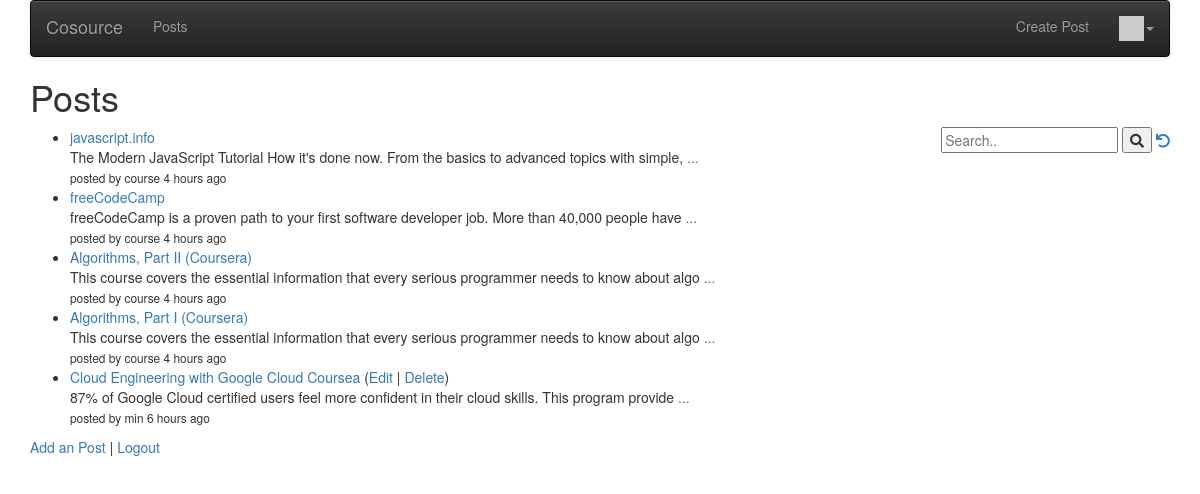
The page /post (signed in) on the database its author committed.
### posts/models.py (models this page shows, shortened)
class Post(models.Model):
    title = models.CharField(
        max_length=200,
        validators=[MinLengthValidator(2, "Title must be greater than 2 characters")]
    )
    price = models.DecimalField(max_digits=7, decimal_places=2, null=True)
    text = models.TextField()
    owner = models.ForeignKey(settings.AUTH_USER_MODEL, on_delete=models.CASCADE, related_name='post_owner')
    created_at = models.DateTimeField(auto_now_add=True)
    updated_at = models.DateTimeField(auto_now=True)
    picture = models.BinaryField(null=True, editable=True)
    content_type = models.CharField(max_length=256, null=True, help_text='The MIMEType of the file')
    comments = models.ManyToManyField(settings.AUTH_USER_MODEL,
                                      through='Comment', related_name='comments_owned')

### posts/views.py (the view)
# urls.py: path('post', views.PostListView.as_view(), name='all'),
class PostListView(View):
    template_name = "posts/post_list.html"
    def get(self, request):
        strval = request.GET.get("search", False)
        if strval:
            query = Q(title__contains=strval)
            query.add(Q(text__contains=strval), Q.OR)
            objects = Post.objects.filter(query).select_related().order_by('-updated_at')[:10]
        else:
            objects = Post.objects.all().order_by('-updated_at')[:10]
        for obj in objects:
            obj.natural_updated = naturaltime(obj.updated_at)
        ctx = {'post_list': objects, 'search': strval}
        retval = render(request, self.template_name, ctx)
        dump_queries()
        return retval;

### posts/templatetags/app_tags.py (called while the page is built)
@register.filter(name='gravatar')
def gravatar(user, size=35):
    email = str(user.email.strip().lower()).encode('utf-8')
    email_hash = md5(email).hexdigest()
    url = "//www.gravatar.com/avatar/{0}?s={1}&d=identicon&r=PG"
    return url.format(email_hash, size)

### posts/utils.py (called while the page is built)
def dump_queries():
    qs = connection.queries
    for q in qs:
        print(q)

### posts/templates/posts/post_list.html (shortened to what this page needs)
{% extends "base_menu.html" %}
{% block content %}
<h1>Posts</h1>
<div style="float:right">
<form>
  <input type="text" placeholder="Search.." name="search"
  >
  <button type="submit"><i class="fa fa-search"></i></button>
<a href="{% url 'posts:all' %}"><i class="fa fa-undo"></i></a>
</form>
</div>
<p>
{% if post_list %}
<ul>
  {% for post in post_list %}
    <li>
            <a href="{% url 'posts:post_detail'  post.id %}">{{ post.title }}</a>
            {% if post.owner_id == user.id %}
            (<a href="{% url 'posts:post_update' post.id %}">Edit</a> |
            <a href="{% url 'posts:post_delete' post.id %}">Delete</a>)
            <br/>
            {% endif %}
            <div style="left:10px">
            {% if post.text|length < 100 %}
                {{ post.text }}
            {% else %}
                {{ post.text|slice:"0:99" }}
                <a href="{% url 'posts:post_detail'  post.id %}">...</a>
            {% endif %}
            </div>
            <small>
                {% if post.owner.username %}
                    posted by {{ post.owner.username }}
                {% endif %}
                {{ post.natural_updated }}
            </small>
    </li>
  {% endfor %}
</ul>
{% else %}
  <p>There are no post in the database.</p>
{% endif %}
<p>
<a href="{% url 'posts:post_create' %}">Add an Post</a> |
{% if user.is_authenticated %}
<a href="{% url 'logout' %}?next={% url 'posts:all' %}">Logout</a>
{% else %}
<a href="{% url 'login' %}?next={% url 'posts:all' %}">Login</a>
{% endif %}
</p>
{% endblock %}

### rows shown on the page
Post: title "javascript.info", text "The Modern JavaScript Tutorial How it's done now. From the basics to advanced topics with simple,", owner.username "course", natural_updated "4 hours ago"
Post: title "freeCodeCamp", text "freeCodeCamp is a proven path to your first software developer job. More than 40,000 people have", owner.username "course", natural_updated "4 hours ago"
Post: title "Algorithms, Part II (Coursera)", text "This course covers the essential information that every serious programmer needs to know about algo", owner.username "course", natural_updated "4 hours ago"
Post: title "Algorithms, Part I (Coursera)", text "This course covers the essential information that every serious programmer needs to know about algo", owner.username "course", natural_updated "4 hours ago"
Post: title "Cloud Engineering with Google Cloud Coursea", shows "Edit", text "87% of Google Cloud certified users feel more confident in their cloud skills. This program provide", owner.username "min", natural_updated "6 hours ago"
